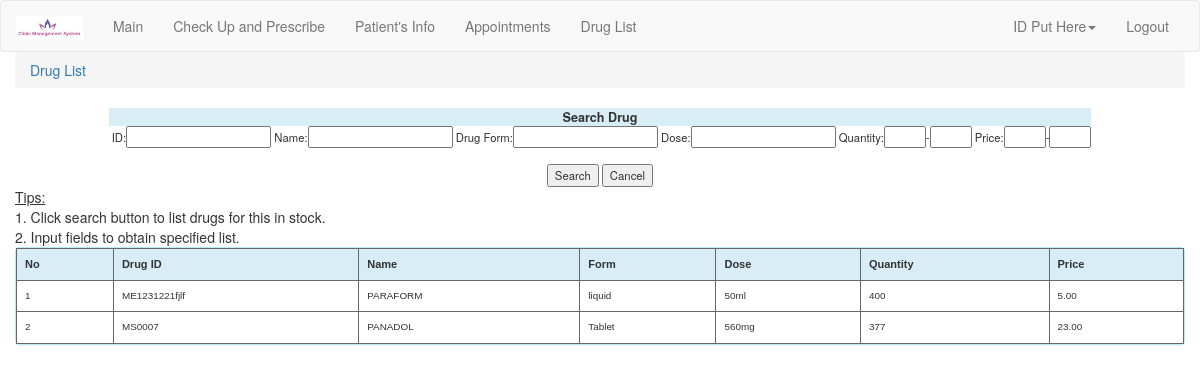
The page /doctor/listOfDrug.php on the database its author committed.
### tables this page shows
CREATE TABLE IF NOT EXISTS `drugtable` (
  `drugID` char(25) NOT NULL,
  `drugName` varchar(250) NOT NULL,
  `drugDose` varchar(25) NOT NULL,
  `drugForm` varchar(25) NOT NULL,
  `drugQuantity` int(11) NOT NULL,
  `drugPrice` float(11,2) NOT NULL,
  PRIMARY KEY (`drugID`)
);

### shared/databaseDL.php (called while the page is built, shortened)
<?php
function getListOfDrug($drugID, $drugName, $drugForm, $drugQuantityLow, $drugQuantityHigh, $drugPriceLow, $drugPriceHigh, $drugDose) {
	$sql = "select * from drugTable where drugPrice != \"\"";
	$sql .= " ORDER BY drugID";
	$servername = "localhost";
	$username = "client";
	$password = "client123";
	$dbname = "cmsDB";
	$conn = mysqli_connect($servername, $username, $password, $dbname);
	$result = mysqli_query($conn, $sql);
	if (mysqli_num_rows($result) > 0) {
		$i = 0;
	    while($row = mysqli_fetch_assoc($result)) {
			$listOfDrug[$i][0] = $row['drugID'];
			$listOfDrug[$i][1] = $row['drugName'];
			$listOfDrug[$i][2] = $row['drugForm'];
			$listOfDrug[$i][3] = $row['drugDose'];
			$listOfDrug[$i][4] = $row['drugQuantity'];
			$listOfDrug[$i][5] = $row['drugPrice'];
			$i++;
		}
		return $listOfDrug;
	} else {
		mysqli_close($conn);
		return 0;
	}
}
?>

### pharmacist/listOfDrugBL.php (the view, shortened to what this page needs)
<?php
include("../shared/databaseDL.php");
function showSearchDrug($listOfDrug) {
	if ($listOfDrug != 0) {
		echo '<table id="gridtable" width="100%">';
		echo '<tr><th>No</th><th>Drug ID</th><th>Name</th><th>Form</th><th>Dose</th><th>Quantity</th><th>Price</th></tr>';
		$i = 1;
		foreach ($listOfDrug as $detailOfDrug) {
		    echo "<tr><td>".$i."</td><td>".$detailOfDrug[0]."</td><td>".$detailOfDrug[1]."</td><td>".$detailOfDrug[2]."</td><td>".$detailOfDrug[3]."</td><td>".$detailOfDrug[4]."</td><td>".$detailOfDrug[5]."</td></tr>";
			$i++;
		}
		echo '</table>';
	} else {
		echo '<center></br></br></br></br></br>No Search Found</center>';
	}
}
$drugID = $drugName = $drugForm = $drugQuantityLow = $drugQuantityHigh = $drugPriceLow = $drugPriceHigh = $drugDose = "";
$listOfUser = getListOfDrug($drugID, $drugName, $drugForm, $drugQuantityLow, $drugQuantityHigh, $drugPriceLow, $drugPriceHigh, $drugDose);
showSearchDrug($listOfUser);
?>

### doctor/listOfDrug.php (shortened to what this page needs)
<!doctype html>
<html><head><meta http-equiv="Content-Type" content="text/html; charset=UTF-8">
</head>
<body>
	<div>
    <?php include("doctorMenu.php"); ?>
</div>
	<div class="container-fluid">
		<div>
<ol class="breadcrumb">
	<li><a href="listOfDrug.php">Drug List</a></li>
</ol>
<?php include("../shared/presentationBL.php"); ?>
	<div>
		<form method="GET" action="">
<table border="0" cellpadding="0" cellspacing="0" width="35%" align="center" style="width: 200px; overflow: hidden; white-space: nowrap;">
  	<tbody><tr>
    	<td width="25%">
    		<table cellpadding="0" cellspacing="0" width="100%" >
			  <tbody><tr bgcolor="#D9EDF7">
				<th  width="100%" colspan="12" class="tbtitle"><center>Search Drug</center></th>
			  </tr>
			  <tr>
			    <td class="TbMain">&nbsp;ID:
			    </td><td class="TbMain"><input type="text" name="drugID" size="20" value="<?php getFunction("drugID")?>"></td>
			    <td class="TbMain">&nbsp;Name:
			    </td><td class="TbMain"><input type="text" name="drugName" size="20" value="<?php getFunction("drugName")?>"></td>
                <td class="TbMain">&nbsp;Drug Form:
			    </td><td class="TbMain"><input type="text" name="drugForm" size="20" value="<?php getFunction("drugForm")?>"></td>
				<td class="TbMain">&nbsp;Dose:
			    </td><td  class="TbMain"><input type="text" name="drugDose" size="20" value="<?php getFunction("drugDose")?>"></td>
			    <td class="TbMain">&nbsp;Quantity:
			    </td><td class="TbMain"><input type="text" name="drugQuantityLow" size="3" value="<?php getFunction("drugQuantityLow")?>">-<input type="text" name="drugQuantityHigh" size="3" value="<?php getFunction("drugQuantityHigh")?>"></td>
			    <td class="TbMain">&nbsp;Price:
			    </td><td  class="TbMain"><input type="text" name="drugPriceLow" size="3" value="<?php getFunction("drugPriceLow")?>">-<input type="text" name="drugPriceHigh" size="3" value="<?php getFunction("drugPriceHigh")?>"></td>
			  </tr>
			  <tr>
			    <td width="100%" colspan="12" class="tbfoot" align="center">&nbsp;<br><input type="submit" value="Search" name="list" onclick="go();">
			    <input type="reset" value="Cancel" name="Cancel" >
			  </td>
			  </tr>
			</tbody></table>
		</td>
	</tr>
</tbody></table>
<u>Tips:</u><br>
1. Click search button to list drugs for this in stock.<br>
2. Input fields to obtain specified list.</form>
	</div>
	<div class="panel panel-info">
	<?php include("../pharmacist/listOfDrugBL.php"); ?>
	</div>
		</div>
	</div>
	<div><div>&nbsp;</div></div>
</body></html>

### doctor/doctorMenu.php (shortened to what this page needs)
<!doctype html>
<html>
<head>
</head>
<body>
	<nav class="navbar navbar-default " role="navigation">
	<div class="container-fluid">
		<div class="navbar-header">
			<a class="navbar-brand" href="./doctorMain.php"><img style="height: 24px;" src="../general_files/logo.jpg"></a>
		</div>
		<div class="collapse navbar-collapse" id="bs-example-navbar-collapse-1">
			<ul class="nav navbar-nav">
				<li><a href="./doctorMain.php">Main <span class="sr-only">(current)</span></a></li>
                <li><a href="./checkUpAndPrescribe.php">Check Up and Prescribe <span class="sr-only">(current)</span></a></li>
				<li><a href="./patientsInfo.php">Patient's Info <span class="sr-only">(current)</span></a></li>
				<li><a href="appointment.php">Appointments <span class="sr-only">(current)</span></a></li>
                <li><a href="./listOfDrug.php">Drug List <span class="sr-only">(current)</span></a></li>
			</ul>
			<ul class="nav navbar-nav navbar-right">
				<li class="dropdown"><a href="./doctorMain.php" class="dropdown-toggle" data-toggle="dropdown" role="button" aria-expanded="false">ID Put Here<span class="caret"></span>
				</a>
					</li>
				<li><a href="./logoutBL.php">Logout</a></li>
			</ul>
		</div>
	</div>
</nav>
</body>
</html>

### shared/presentationBL.php (shortened to what this page needs)
<?php
function getFunction($detail){
	if (isset($_GET[$detail])) echo $_GET[$detail];
	else if (isset($_COOKIE[$detail])) echo $_COOKIE[$detail];
	else if (isset($_POST[$detail])) echo $_POST[$detail];
}
?>

### general_files/default.css (style rules this page uses)
table { empty-cells: show; }
a { text-decoration: none }
a:link { text-decoration: none }
input, select { font-size: 10pt; }
.table th, td { font-size: 0.9em; }

### general_files/gridtable.css (style rules this page uses)
#gridtable { font-family: verdana,arial,sans-serif; font-size:11px; color:#333333; border-width: 1px; border-color: #666666; border-collapse: collapse; }
#gridtable th { border-width: 1px; padding: 8px; border-style: solid; border-color: #666666; background-color: #D9EDF7; }
#gridtable td { border-width: 1px; padding: 8px; border-style: solid; border-color: #666666; background-color: #ffffff; }

### doctor/doctorMenu.php (style rules this page uses)
.navbar { margin-bottom: 0px; }

### rows shown on the page
drugtable: drugID "ME1231221fjlf", drugName "PARAFORM", drugForm "liquid", drugDose "50ml", drugQuantity "400", drugPrice "5.00"
drugtable: drugID "MS0007", drugName "PANADOL", drugForm "Tablet", drugDose "560mg", drugQuantity "377", drugPrice "23.00"
